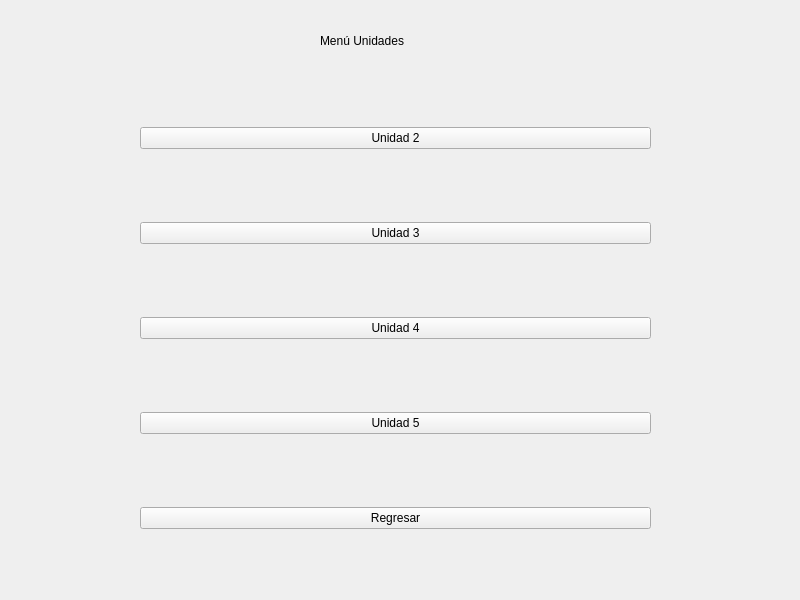
<?xml version="1.0" encoding="UTF-8"?>
<ui version="4.0">
 <class>Form</class>
 <widget class="QWidget" name="Form">
  <property name="geometry">
   <rect>
    <x>0</x>
    <y>0</y>
    <width>800</width>
    <height>600</height>
   </rect>
  </property>
  <property name="windowTitle">
   <string>Form</string>
  </property>
  <widget class="QWidget" name="verticalLayoutWidget">
   <property name="geometry">
    <rect>
     <x>140</x>
     <y>60</y>
     <width>511</width>
     <height>541</height>
    </rect>
   </property>
   <layout class="QVBoxLayout" name="verticalLayout">
    <item>
     <widget class="QPushButton" name="unidad2button">
      <property name="text">
       <string>Unidad 2</string>
      </property>
     </widget>
    </item>
    <item>
     <widget class="QPushButton" name="unidad3button">
      <property name="text">
       <string>Unidad 3</string>
      </property>
     </widget>
    </item>
    <item>
     <widget class="QPushButton" name="unidad4button">
      <property name="text">
       <string>Unidad 4</string>
      </property>
     </widget>
    </item>
    <item>
     <widget class="QPushButton" name="unidad5button">
      <property name="text">
       <string>Unidad 5</string>
      </property>
     </widget>
    </item>
    <item>
     <widget class="QPushButton" name="backbutton">
      <property name="text">
       <string>Regresar</string>
      </property>
     </widget>
    </item>
   </layout>
  </widget>
  <widget class="QLabel" name="label">
   <property name="geometry">
    <rect>
     <x>320</x>
     <y>0</y>
     <width>141</width>
     <height>81</height>
    </rect>
   </property>
   <property name="text">
    <string>Menú Unidades</string>
   </property>
  </widget>
 </widget>
 <resources/>
 <connections/>
</ui>
